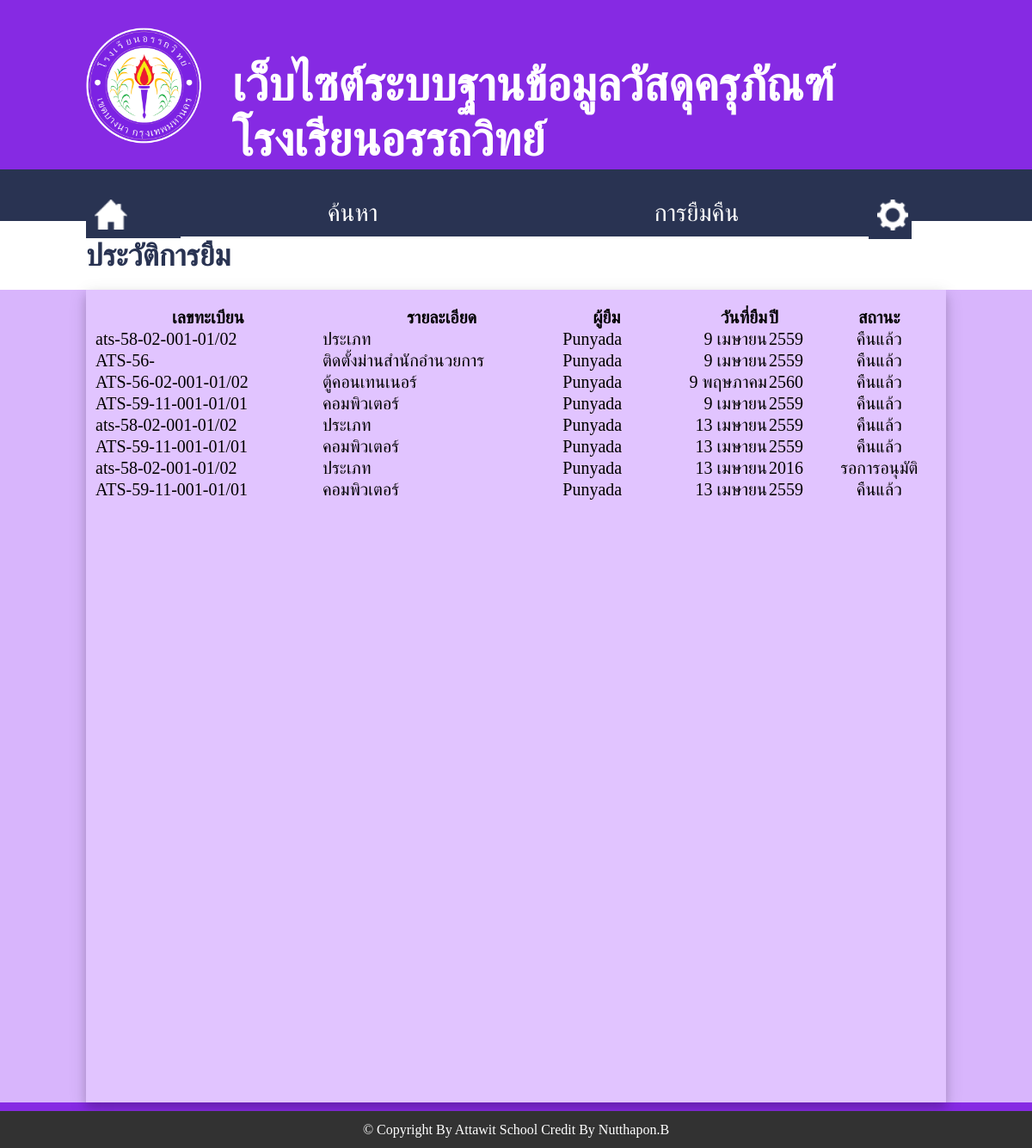
/show_lent_teacher.php (signed in), run on an earlier commit of the app's database.
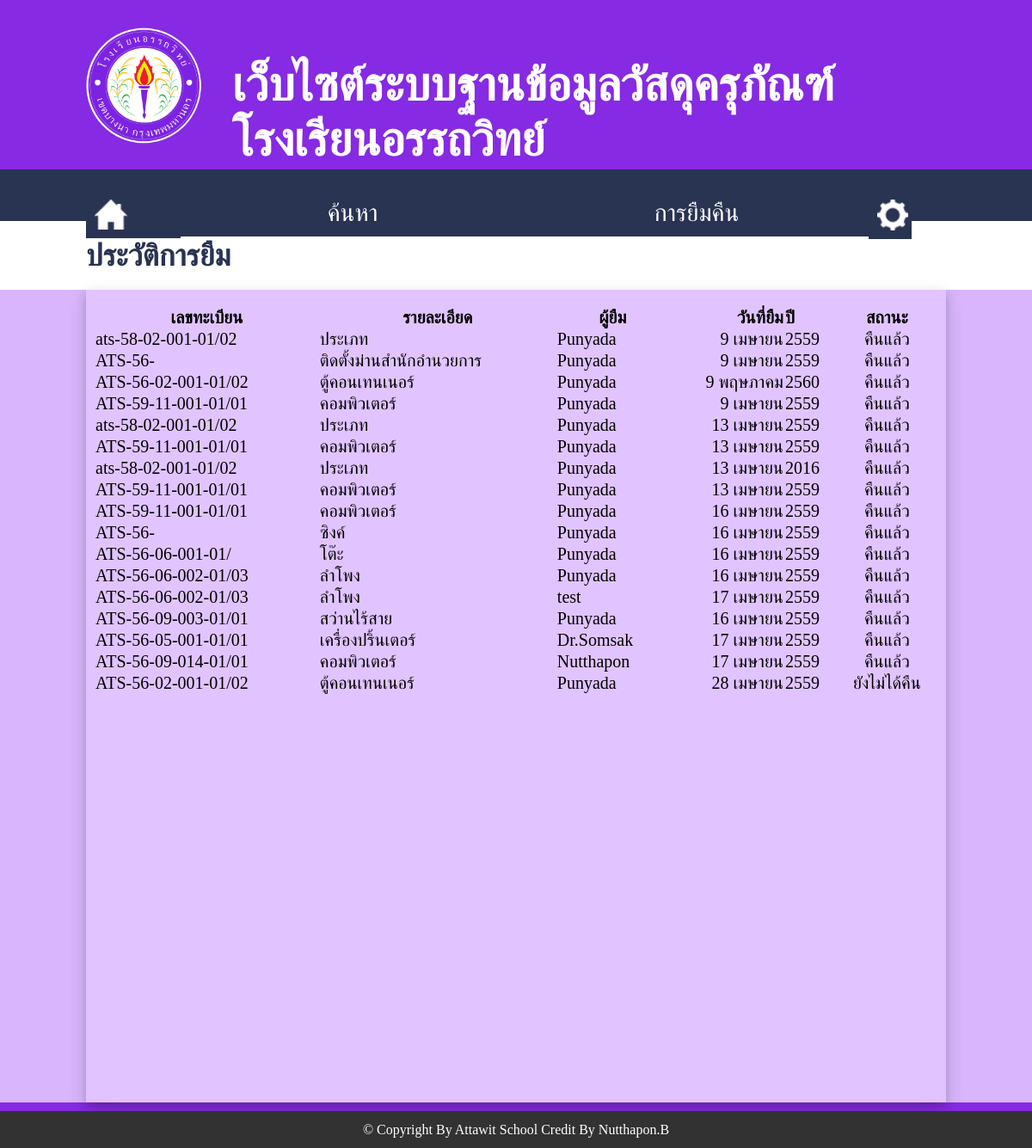
And on a later commit of the database.
### tables this page shows
CREATE TABLE `lent_return` (
  `id` int(11) NOT NULL auto_increment,
  `id_data_mda` int(11) NOT NULL,
  `id_mda` varchar(25) NOT NULL,
  `name_mda` varchar(1000) NOT NULL,
  `user_id` int(11) NOT NULL,
  `name_user` varchar(50) NOT NULL,
  `date_lent` varchar(20) NOT NULL,
  `date_return` varchar(20) default NULL,
  `year` varchar(10) NOT NULL,
  `status` int(11) NOT NULL default '0',
  PRIMARY KEY  (`id`)
);

### show_lent_teacher.php (the view, shortened to what this page needs)
<?php
include('popup.php');
?>
<html>
<head>
	<link rel="stylesheet" href="style.css">
	<link rel="stylesheet" href="jquery.dataTables.min.css" />
</head>
<body id="search">
	<div style='width:100%; height:180px;'>
		<div style='width:1000px; heigth:100%; margin:auto; padding-top:1%;'>
			<div style='width:15%; heigth:100%; float:left;'>
				<img src='image/logo_ats.png' style="margin-top:20px;" width='90%'>
			</div>
			<div style='width:83%; heigth:100%; float:left; padding-left:2%;'>
				<h1 style="margin-top:55px;">เว็บไซต์ระบบฐานข้อมูลวัสดุครุภัณฑ์โรงเรียนอรรถวิทย์
				</h1>
			</div>
		</div>
	</div>
	<div style='width:100%; height:60px; background:#293352;'>
		<div style='width:1000px; heigth:100%; margin:auto; margin-top:17px; padding-top:12px;'>
			<div id="sMenu" style="width:90px; heigth:100%; float:left;">
				<a href="main_teacher.php">
					<div><img src="image/home.png" width="38"></div>
				</a>
			</div>
			<div class="dropdown" style="width:400px; heigth:100%; float:left;">
				<a href="show_lent_teacher.php">
					<div class="dropbtn"><center>ค้นหา</center></div>
				</a>
			</div>
			<div class="dropdown" style="width:400px; heigth:100%; float:left;">
				<div class="dropbtn"><center>การยืมคืน</center></div>
			</div>
			<div class="dropdown" style="width:50px; heigth:105%; float:left;">
				<a href="#popupLogout">
					<div class="dropbtn"><img src="image/pass.png" width="36"></div>
				</a>
			</div>
		</div>
	</div>
	<div style='width:100%; height:80px; margin-top:-29px; background:#ffffff;'>
		<div style='width:1000px; height:100%; margin:auto; background:#ffffff;'>
			<h2>ประวัติการยืม</h2>
		</div>
	</div>
	<div style='width:100%; height:945px; background:#d8b5fc;'>
		<div style='width:980px; height:925px; padding-top:20px; padding-left:10px; padding-right:10px; background:#e1c4ff; margin:auto; box-shadow: 0 6px 10px 0 rgba(0, 0, 0, 0.14), 0 6px 20px 0 rgba(0, 0, 0, 0.14);'>
			<table id="example" class="display" style="font-size: 20px;" cellspacing="0" width="100%">
		        <thead>
		            <tr>
		                <th>เลขทะเบียน</th>
		                <th>รายละเอียด</th>
		                <th>ผู้ยืม</th>
		                <th align='right'>วันที่ยืม</th>
		                <th align='left'>ปี</th>
		                <th>สถานะ</th>
		            </tr>
		        </thead>
		        <tbody>
		        	<?php
		        	$sql = "SELECT * FROM lent_return";
		        	$query = mysql_query($sql);
		        	while ($data = mysql_fetch_array($query)) {
		        		if ($data['status'] == 0) {
		        			$statusLent = 'รอการอนุมัติ';
		        		} elseif ($data['status'] == 1) {
		        			$statusLent = 'คืนแล้ว';
		        		} else {
		        			$statusLent = 'ยังไม่ได้คืน';
		        		}
		        		$dateInput = date('j F Y', strtotime($data['date_lent']));
						$explodeDate = explode(" ", $dateInput);
						switch($explodeDate[1]) {
						    case "April": $month = "เมษายน"; break;
						    case "May": $month = "พฤษภาคม"; break;
						}
						$date = $explodeDate[0].' '.$month;
		        		echo "
		        		<tr>
			                <td>".$data['id_mda']."</td>
			                <td>".$data['name_mda']."</td>
			                <td>".$data['name_user']."</td>
			                <td align='right'>".$date."</td>
			                <td>".$data['year']."</td>
			                <td><center>".$statusLent."</center></td>
			            </tr>";
		        	}
		        	 ?>
		        </tbody>
		    </table>
		</div>
	</div>
	<div style="background:#323232; width:100%; height:30px; text-align: center; padding-top: 13px; margin-bottom:0px;">
		<font color="#ffffff">&copy Copyright By Attawit School Credit By Nutthapon.B</font>
	</div>
</body>
</html>

### popup.php (shortened to what this page needs)
<html>
<head>
	<link rel="stylesheet" href="style.css">
</head>
<body>
</body>
</html>

### style.css (style rules this page uses)
h1 { font-family:TH Sarabun New; font-size: 55px; color:#ffffff; }
h2 { font-family:TH Sarabun New; font-size: 35px; color:#293352; padding-top: 20px; }
#search { background-repeat: no-repeat; padding:0px; margin:0px; height:1300px; background-size: 100%; background: #862ae3; font-family:TH Sarabun New; }
a:link { text-decoration: none; color: #862ae3; }
.dropbtn { background-color: #293352; color: white; padding: 10px; margin-top: -10px; font-family:TH Sarabun New; font-size: 28px; color:#ffffff; border: none; cursor: pointer; }
.dropdown { display: inline-block; }
#sMenu { background-color: #293352; color: white; padding: 10px; margin-top: -10px; font-family:TH Sarabun New; font-size: 28px; color:#ffffff; border: none; cursor: pointer; display: inline-block; }

What changed in the data, as far as the page shows it:
changed lent_return (number 7 of 17 on the later page): status "รอการอนุมัติ" → "คืนแล้ว"
added lent_return: id_mda "ATS-59-11-001-01/01", name_mda "คอมพิวเตอร์", name_user "Punyada", date_lent "16 เมษายน", year "2559", status "คืนแล้ว"
added lent_return: id_mda "ATS-56-", name_mda "ซิงค์", name_user "Punyada", date_lent "16 เมษายน", year "2559", status "คืนแล้ว"
added lent_return: id_mda "ATS-56-06-001-01/", name_mda "โต๊ะ", name_user "Punyada", date_lent "16 เมษายน", year "2559", status "คืนแล้ว"
added lent_return: id_mda "ATS-56-06-002-01/03", name_mda "ลำโพง", name_user "Punyada", date_lent "16 เมษายน", year "2559", status "คืนแล้ว"
added lent_return: id_mda "ATS-56-06-002-01/03", name_mda "ลำโพง", name_user "test", date_lent "17 เมษายน", year "2559", status "คืนแล้ว"
added lent_return: id_mda "ATS-56-09-003-01/01", name_mda "สว่านไร้สาย", name_user "Punyada", date_lent "16 เมษายน", year "2559", status "คืนแล้ว"
added lent_return: id_mda "ATS-56-05-001-01/01", name_mda "เครื่องปริ้นเตอร์", name_user "Dr.Somsak", date_lent "17 เมษายน", year "2559", status "คืนแล้ว"
added lent_return: id_mda "ATS-56-09-014-01/01", name_mda "คอมพิวเตอร์", name_user "Nutthapon", date_lent "17 เมษายน", year "2559", status "คืนแล้ว"
added lent_return: id_mda "ATS-56-02-001-01/02", name_mda "ตู้คอนเทนเนอร์", name_user "Punyada", date_lent "28 เมษายน", year "2559", status "ยังไม่ได้คืน"
